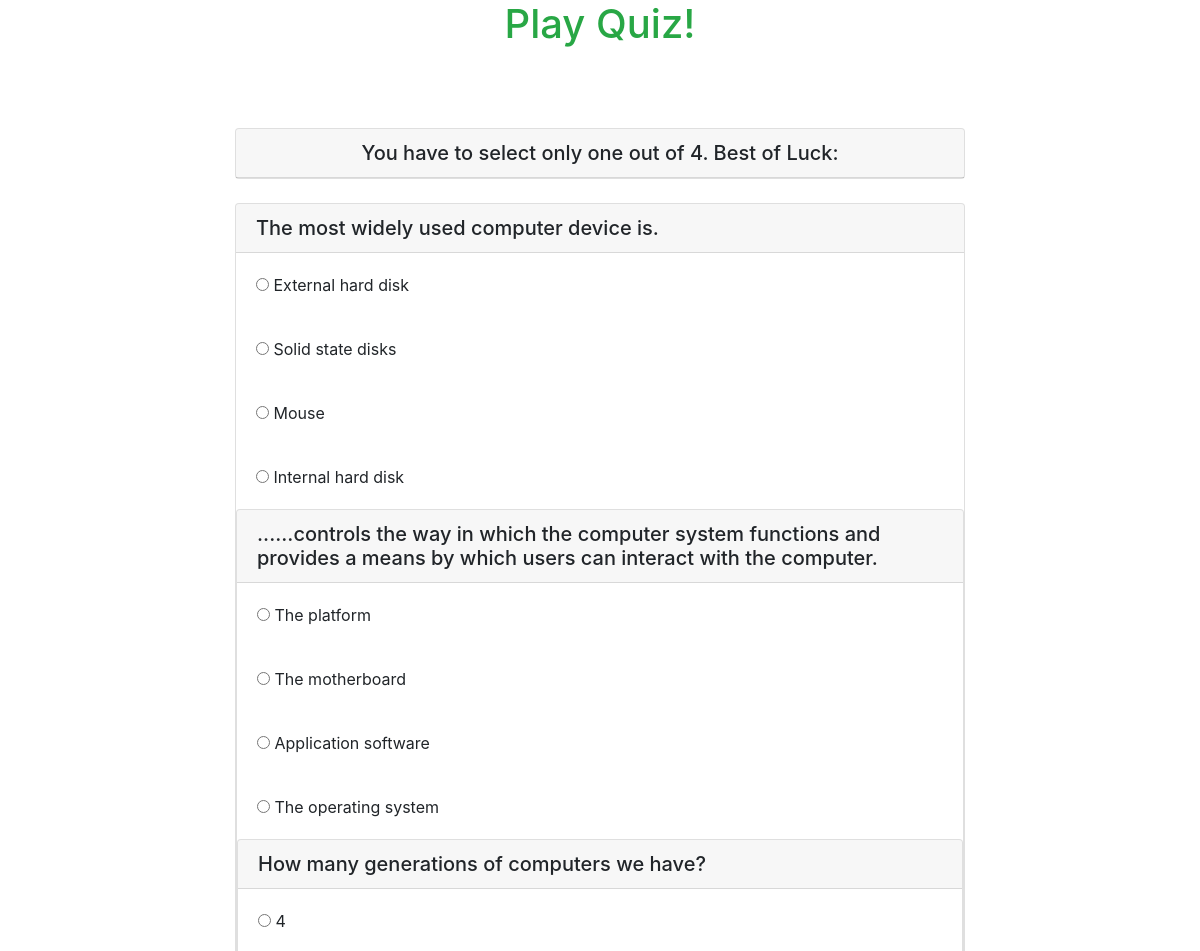
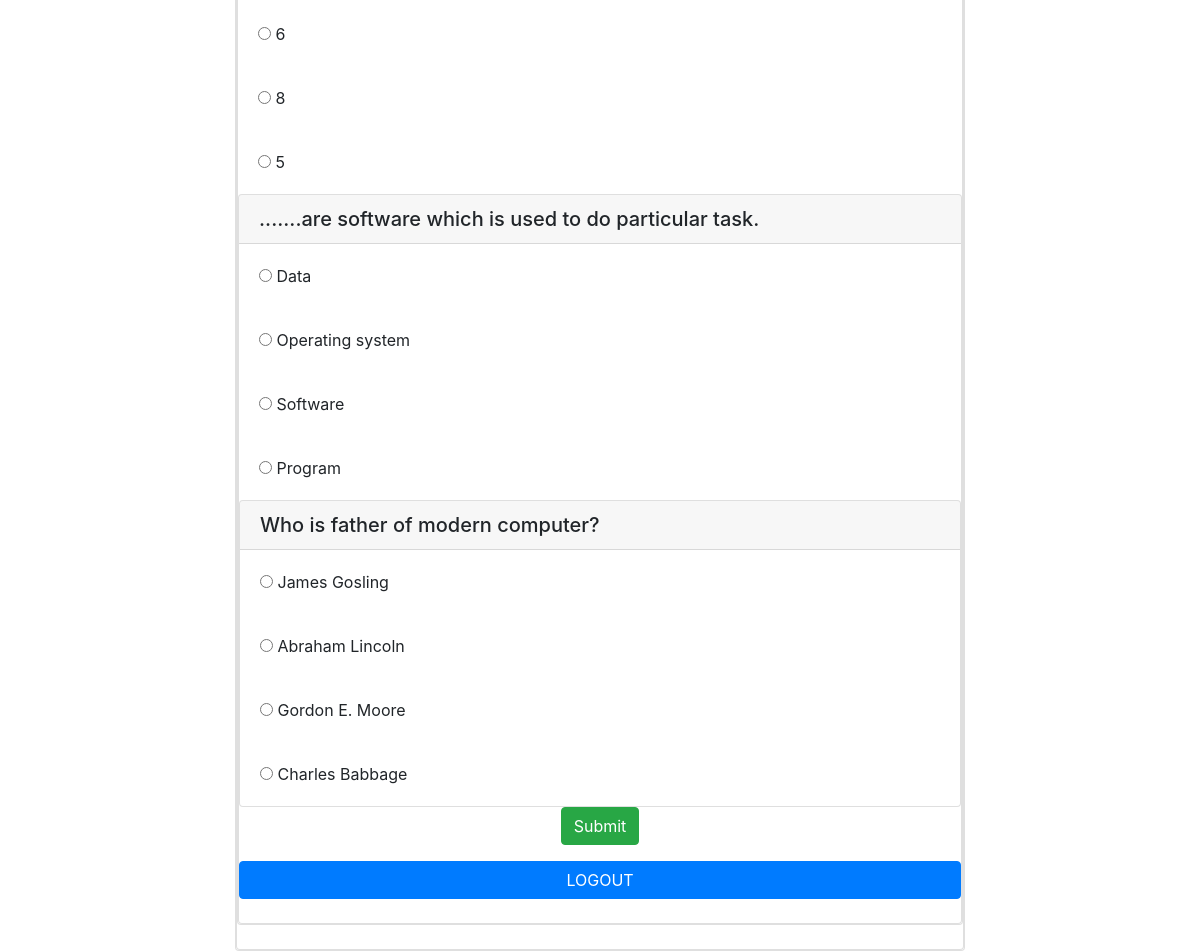
The app's page /home.php with its own data (2 pictures, top to bottom).
### tables this page shows
CREATE TABLE IF NOT EXISTS `questions` (
  `qid` int(255) NOT NULL,
  `question` varchar(255) DEFAULT NULL,
  `ans_id` int(255) DEFAULT NULL,
  PRIMARY KEY (`qid`)
);

CREATE TABLE IF NOT EXISTS `answers` (
  `aid` int(255) NOT NULL,
  `answer` varchar(255) DEFAULT NULL,
  `ans_id` int(255) DEFAULT NULL,
  PRIMARY KEY (`aid`)
);

### home.php (the view, shortened to what this page needs)
<?php
include('include/connection.php');
mysqli_select_db($conn, 'quizdbase');
?>
<!DOCTYPE html>
<html>
<head>
<link rel="stylesheet" href="https://maxcdn.bootstrapcdn.com/bootstrap/4.3.1/css/bootstrap.min.css">
</head>
<body>
<div class="container">
<h1 class="text-center text-success">Play Quiz!</h1>
<br><br><br>
<div class="row">
<div class="col-xl-8 col-lg-8 col-md-8 col-sm-8 m-auto d-block">
<div class="card">
	<h5 class="text-center card-header">You have to select only one out of 4. Best of Luck: </h5>
</div>
<br>
<form action="check.php" method="post">
<?php
	$q = "SELECT * FROM questions ORDER BY rand() limit 5";
	$query = mysqli_query($conn,$q);
	while ($rows = mysqli_fetch_array($query)) {
	?>
	<div class="card">
		<h5 class="card-header"><?php echo $rows['question'] ?></h5>
	<?php
	$q = "SELECT * FROM answers WHERE ans_id='{$rows['qid']}' order by rand()";
	$query1 = mysqli_query($conn, $q);
	while ($rows = mysqli_fetch_array($query1)) {
		?>
		<div class="card-body">
			<input type="radio" name="quizcheck[<?php echo $rows['ans_id']; ?>]" value="<?php echo $rows['aid']; ?>">
			<?php echo $rows['answer']; ?>
		</div>
	<?php
}
}
 ?>
 </div>
 <div>
 <input class="btn btn-success m-auto d-block" type="submit" name="submit" value="Submit" >
</div>
<a href="logout.php"  class="btn btn-primary float-right mt-3">LOGOUT</a>
 </form>
 <br>
 </div>
 </div>
 <br>
</div>
</body>
</html>

### records on screen
questions: question "The most widely used computer device is."
answers: answer "External hard disk"
answers: answer "Solid state disks"
answers: answer "Mouse"
answers: answer "Internal hard disk"
questions: question "......controls the way in which the computer system functions and provides a means by which users can interact with the computer."
answers: answer "The platform"
answers: answer "The motherboard"
answers: answer "Application software"
answers: answer "The operating system"
questions: question "How many generations of computers we have?"
answers: answer "4"
answers: answer "6"
answers: answer "8"
answers: answer "5"
questions: question ".......are software which is used to do particular task."
answers: answer "Data"
answers: answer "Operating system"
answers: answer "Software"
answers: answer "Program"
questions: question "Who is father of modern computer?"
answers: answer "James Gosling"
answers: answer "Abraham Lincoln"
answers: answer "Gordon E. Moore"
answers: answer "Charles Babbage"
